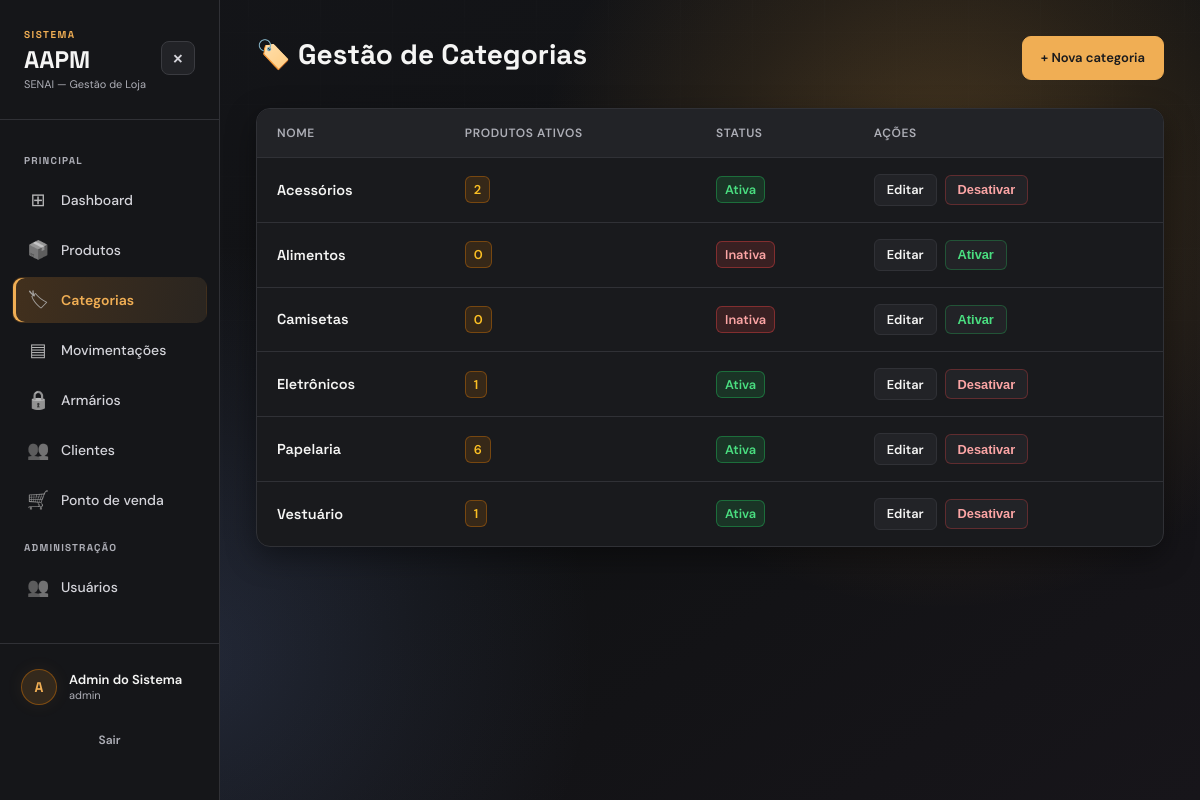
The page /categorias/ (signed in) on the database its author committed.
### app/models/categoria.py (models this page shows)
class Categoria(Base):
    __tablename__ = "categorias"
    id = Column(Integer, primary_key=True, autoincrement=True, index=True)
    nome = Column(String, unique=True, nullable=False)
    ativo = Column(Boolean, default=True)
    produtos = relationship("Produto", back_populates="categoria", lazy="select")

### app/controllers/categoria_controller.py (the view)
@router.get("/")
def listar_categorias(
    request: Request,
    db: Session = Depends(get_db),
    admin = Depends(get_admin)
):
    categorias = db.query(Categoria).order_by(Categoria.nome).all()
    return templates.TemplateResponse(
        request,
        "categorias/index.html",
        {
            "request":    request,
            "usuario":    admin,
            "categorias": categorias,
        }
    )

### app/templates/categorias/index.html (shortened to what this page needs)
<!DOCTYPE html>
<html lang="pt-br">
<head>
    <link rel="stylesheet" href="/static/css/categorias/index.css">
    <link rel="stylesheet" href="/static/css/admin.css">
    <link rel="stylesheet" href="/static/css/typography.css">
    <link rel="stylesheet" href="/static/css/background.css">
    <link rel="stylesheet" href="/static/css/visual-effects.css?v=20261109-mouse">
</head>
<body class="admin-page">
    <div class="layout">
        {% include "_sidebar.html" %}
        <div class="admin-main">
    <div class="categorias-container">
        <header class="categorias-header">
            <div>
                <h1>🏷️ Gestão de Categorias</h1>
            </div>
            <a href="/categorias/nova" class="btn-novo">+ Nova categoria</a>
        </header>
        <div class="tabela-wrapper">
            <table class="tabela-categorias">
                <thead>
                    <tr>
                        <th>Nome</th>
                        <th>Produtos ativos</th>
                        <th>Status</th>
                        <th>Ações</th>
                    </tr>
                </thead>
                <tbody>
                    {% for c in categorias %}
                    <tr>
                        <td class="font-head font-bold">{{ c.nome }}</td>
                        <td>
                            <span class="badge produtos-count">
                                {{ c.produtos | selectattr('ativo') | list | length }}
                            </span>
                        </td>
                        <td>
                            <span class="badge {{ 'ativo' if c.ativo else 'inativo' }}">
                                {{ "Ativa" if c.ativo else "Inativa" }}
                            </span>
                        </td>
                        <td>
                            <div class="acoes-container">
                                <a href="/categorias/{{ c.id }}/editar" class="btn-acao editar">Editar</a>
                                <form action="/categorias/{{ c.id }}/toggle-ativo" method="post" style="display:inline">
                                    <button type="submit" class="btn-acao {{ 'desativar' if c.ativo else 'ativar' }}">
                                        {{ "Desativar" if c.ativo else "Ativar" }}
                                    </button>
                                </form>
                            </div>
                        </td>
                    </tr>
                    {% endfor %}
                </tbody>
            </table>
        </div>
    </div>
        </div>
    </div>
</body>
</html>

### app/static/css/categorias/index.css (style rules this page uses)
:root { --bg-color: #0c0a09; --card-bg: rgba(24, 20, 18, 0.85); --surface-2: rgba(33, 27, 26, 0.95); --border-color: rgba(68, 54, 51, 0.5); --primary-color: #d97706; --primary-hover: #b45309; --text-main: #f5f5f4; --text-muted: #a8a29e; --red: #ef4444; --green: #22c55e; --font-head: 'Space Grotesk', system-ui, sans-serif; --font-body: 'DM Sans', system-ui, sans-serif; --radius: 16px; --radius-sm: 10px; }
* { box-sizing: border-box; margin: 0; padding: 0; }
body { background-color: var(--bg-color); color: var(--text-main); font-family: var(--font-body); font-size: 14px; min-height: 100vh; padding: 2.5rem; }
.categorias-container { max-width: 1100px; margin: 0 auto; display: flex; flex-direction: column; gap: 1.75rem; }
.categorias-header { display: flex; justify-content: space-between; align-items: flex-start; }
.categorias-header h1 { font-family: var(--font-head); font-size: 1.75rem; font-weight: 700; }
.btn-novo { background-color: var(--primary-color); color: white; text-decoration: none; padding: 0.75rem 1.25rem; border-radius: var(--radius-sm); font-family: var(--font-head); font-weight: 700; font-size: 0.9rem; box-shadow: 0 4px 15px rgba(217, 119, 6, 0.3); transition: background 0.2s; white-space: nowrap; }
.tabela-wrapper { background: var(--card-bg); border: 1px solid var(--border-color); border-radius: var(--radius); overflow: hidden; backdrop-filter: blur(10px); box-shadow: 0 10px 30px rgba(0, 0, 0, 0.4); }
.tabela-categorias { width: 100%; border-collapse: collapse; text-align: left; }
.tabela-categorias th { background: var(--surface-2); color: var(--text-muted); font-size: 0.75rem; font-weight: 600; text-transform: uppercase; letter-spacing: 0.05em; padding: 1rem 1.25rem; border-bottom: 1px solid var(--border-color); }
.tabela-categorias td { padding: 1rem 1.25rem; border-bottom: 1px solid var(--border-color); font-size: 0.9rem; }
.tabela-categorias tbody tr:last-child td { border-bottom: none; }
.font-head { font-family: var(--font-head); }
.font-bold { font-weight: 600; }
.badge { display: inline-flex; align-items: center; padding: 4px 8px; border-radius: 6px; font-size: 0.8rem; font-weight: 600; }
.badge.produtos-count { background: rgba(217, 119, 6, 0.15); border: 1px solid rgba(217, 119, 6, 0.4); color: #fbbf24; }
.badge.ativo { background: rgba(34, 197, 94, 0.15); border: 1px solid rgba(34, 197, 94, 0.4); color: #4ade80; }
.badge.inativo { background: rgba(239, 68, 68, 0.15); border: 1px solid rgba(239, 68, 68, 0.4); color: #fca5a5; }
.acoes-container { display: flex; gap: 0.5rem; align-items: center; }
.btn-acao { padding: 0.4rem 0.75rem; border-radius: 6px; font-size: 0.8rem; font-weight: 600; text-decoration: none; cursor: pointer; border: 1px solid var(--border-color); background: var(--surface-2); color: var(--text-main); transition: background 0.2s, border-color 0.2s; }
.btn-acao.desativar { color: #fca5a5; border-color: rgba(239, 68, 68, 0.3); }
.btn-acao.ativar { color: #4ade80; border-color: rgba(34, 197, 94, 0.3); }

### app/static/css/typography.css (style rules this page uses)
a:any-link, a:any-link:hover, a:any-link:focus, a:any-link:active, u, ins { text-decoration: none !important; }

### app/static/css/background.css (style rules this page uses)
@media screen { html { background-color: #111214; } }
@media screen { html body, html body.admin-page { background-color: #111214; background-image: radial-gradient(ellipse at 8% 8%, rgba(240, 174, 84, .13) 0%, transparent 42%), radial-gradient(ellipse at 92% 68%, rgba(175, 116, 53, .09) 0%, transparent 42%), radial-gradient(ellipse at 64% 0%, rgba(106, 127, 157, .065) 0%, transparent 45%), radial-gradient(circle, rgba(222, 207, 184, .08) .7px, transparent 1px); background-size: 100% 100%, 100% 100%, 100% 100%, 26px 26px; background-position: center; background-repeat: no-repeat, no-repeat, no-repeat, repeat; background-attachment: fixed; } }
@media screen { html body::before { content: none; } }

### app/static/css/visual-effects.css (style rules this page uses)
body.admin-page { background-image: radial-gradient(ellipse at 85% 0%, rgba(240,174,84,.065), transparent 48%); background-attachment: fixed; }
.admin-page, .welcome-page, .auth-page { accent-color: #f0ae54; }
.admin-page tbody tr { transition: background-color .18s; }
body.has-ambient-background { isolation: isolate; background-color: #111214; }
body.has-ambient-background::before { display: none; }

### rows shown on the page
Categoria: nome "Acessórios", produtos|selectattr "2", ativo "Ativa", ativo "Desativar"
Categoria: nome "Alimentos", produtos|selectattr "0", ativo "Inativa", ativo "Ativar"
Categoria: nome "Camisetas", produtos|selectattr "0", ativo "Inativa", ativo "Ativar"
Categoria: nome "Eletrônicos", produtos|selectattr "1", ativo "Ativa", ativo "Desativar"
Categoria: nome "Papelaria", produtos|selectattr "6", ativo "Ativa", ativo "Desativar"
Categoria: nome "Vestuário", produtos|selectattr "1", ativo "Ativa", ativo "Desativar"

### other values the page prints
{{ emoji }} "⊞" "📦" "🏷" "▤" "🔒" "👥" "🛒"
{{ label }} "Dashboard" "Produtos" "Categorias" "Movimentações" "Armários" "Clientes" "Ponto de venda"
{{ (usuario.nome or 'U')[0].upper() }} "A"
{{ usuario.nome }} "Admin do Sistema"
{{ usuario.role }} "admin"
